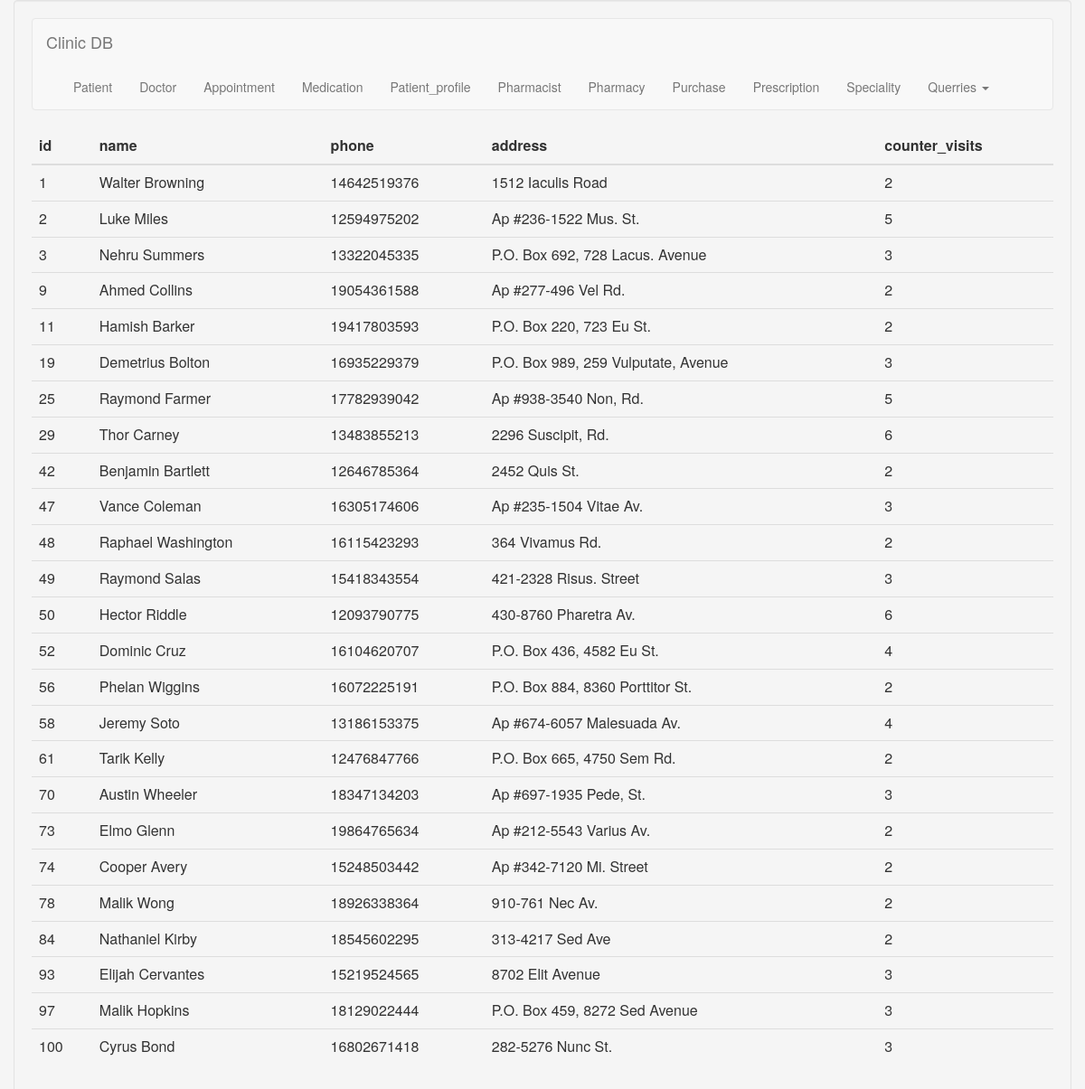
The page /clinic/queries.php?switcher=a on the database its author committed.
### tables this page shows
CREATE TABLE `patient` (
  `id` int(11) NOT NULL,
  `name` varchar(200) DEFAULT NULL,
  `address` varchar(200) DEFAULT NULL,
  `phone` varchar(200) DEFAULT NULL,
  `family_doctor_id` int(11) NOT NULL
);

### clinic/queries.php (the view, shortened to what this page needs)
<link rel="stylesheet" href="https://maxcdn.bootstrapcdn.com/bootstrap/3.3.7/css/bootstrap.min.css">
<div><?php include('./index.php'); ?></div>
<body class="container well">
<?php
	$conn = Connect();
	$switcher = $_GET['switcher'];
	$query = '';
	switch($switcher){
		case 'a': $query = 'SELECT p.id, p.name, p.phone, p.address, Count(p.id) as counter_visits
							FROM patient_profile as pp
							INNER JOIN appointment as ap ON pp.appointment_id = ap.id
							INNER JOIN patient as p ON ap.patient_id = p.id
							where pp.date_time >= DATE_SUB(NOW(), INTERVAL 1 YEAR)
							GROUP BY p.id HAVING counter_visits >= 2';
				break;
	}
	$table = "";
	if ($result = $conn->query($query)) {
	    $fieldsInfo = $result->fetch_fields();
	    $table .= "<table class='table table-inverse' style='width: 100%;'>";
		$table .= "<thead>";
			$table .= "<tr>";
			foreach($fieldsInfo as $fieldInfo)
				$table .= "<th scope='row'>{$fieldInfo->name}</th>";
			$table .= "</tr>";
		$table .= "</thead>";
		$table .= "<body>";
			while ($row = $result->fetch_assoc()) {
				$table .= "<tr>";
				foreach($row as $columnValue)
					$table .= "<td>$columnValue</td>";
				$table .= "</tr>";
			}
		$table .= "</tbody>";
	    $table .= "</table>";
	}
	echo $table;
?>
</body>

### rows shown on the page
patient: id "1", name "Walter Browning", phone "14642519376", address "1512 Iaculis Road", columnValue "2"
patient: id "2", name "Luke Miles", phone "12594975202", address "Ap #236-1522 Mus. St.", columnValue "5"
patient: columnValue "3", name "Nehru Summers", phone "13322045335", address "P.O. Box 692, 728 Lacus. Avenue"
patient: id "9", name "Ahmed Collins", phone "19054361588", address "Ap #277-496 Vel Rd.", columnValue "2"
patient: id "11", name "Hamish Barker", phone "19417803593", address "P.O. Box 220, 723 Eu St.", columnValue "2"
patient: id "19", name "Demetrius Bolton", phone "16935229379", address "P.O. Box 989, 259 Vulputate, Avenue", columnValue "3"
patient: id "25", name "Raymond Farmer", phone "17782939042", address "Ap #938-3540 Non, Rd.", columnValue "5"
patient: id "29", name "Thor Carney", phone "13483855213", address "2296 Suscipit, Rd.", columnValue "6"
patient: id "42", name "Benjamin Bartlett", phone "12646785364", address "2452 Quis St.", columnValue "2"
patient: id "47", name "Vance Coleman", phone "16305174606", address "Ap #235-1504 Vitae Av.", columnValue "3"
patient: id "48", name "Raphael Washington", phone "16115423293", address "364 Vivamus Rd.", columnValue "2"
patient: id "49", name "Raymond Salas", phone "15418343554", address "421-2328 Risus. Street", columnValue "3"
patient: id "50", name "Hector Riddle", phone "12093790775", address "430-8760 Pharetra Av.", columnValue "6"
patient: id "52", name "Dominic Cruz", phone "16104620707", address "P.O. Box 436, 4582 Eu St.", columnValue "4"
patient: id "56", name "Phelan Wiggins", phone "16072225191", address "P.O. Box 884, 8360 Porttitor St.", columnValue "2"
patient: id "58", name "Jeremy Soto", phone "13186153375", address "Ap #674-6057 Malesuada Av.", columnValue "4"
patient: id "61", name "Tarik Kelly", phone "12476847766", address "P.O. Box 665, 4750 Sem Rd.", columnValue "2"
patient: id "70", name "Austin Wheeler", phone "18347134203", address "Ap #697-1935 Pede, St.", columnValue "3"
patient: id "73", name "Elmo Glenn", phone "19864765634", address "Ap #212-5543 Varius Av.", columnValue "2"
patient: id "74", name "Cooper Avery", phone "15248503442", address "Ap #342-7120 Mi. Street", columnValue "2"
patient: id "78", name "Malik Wong", phone "18926338364", address "910-761 Nec Av.", columnValue "2"
patient: id "84", name "Nathaniel Kirby", phone "18545602295", address "313-4217 Sed Ave", columnValue "2"
patient: id "93", name "Elijah Cervantes", phone "15219524565", address "8702 Elit Avenue", columnValue "3"
patient: id "97", name "Malik Hopkins", phone "18129022444", address "P.O. Box 459, 8272 Sed Avenue", columnValue "3"
patient: id "100", name "Cyrus Bond", phone "16802671418", address "282-5276 Nunc St.", columnValue "3"

### other values the page prints
$fieldInfo->name "id"
$fieldInfo->name "name"
$fieldInfo->name "phone"
$fieldInfo->name "address"
$fieldInfo->name "counter_visits"
